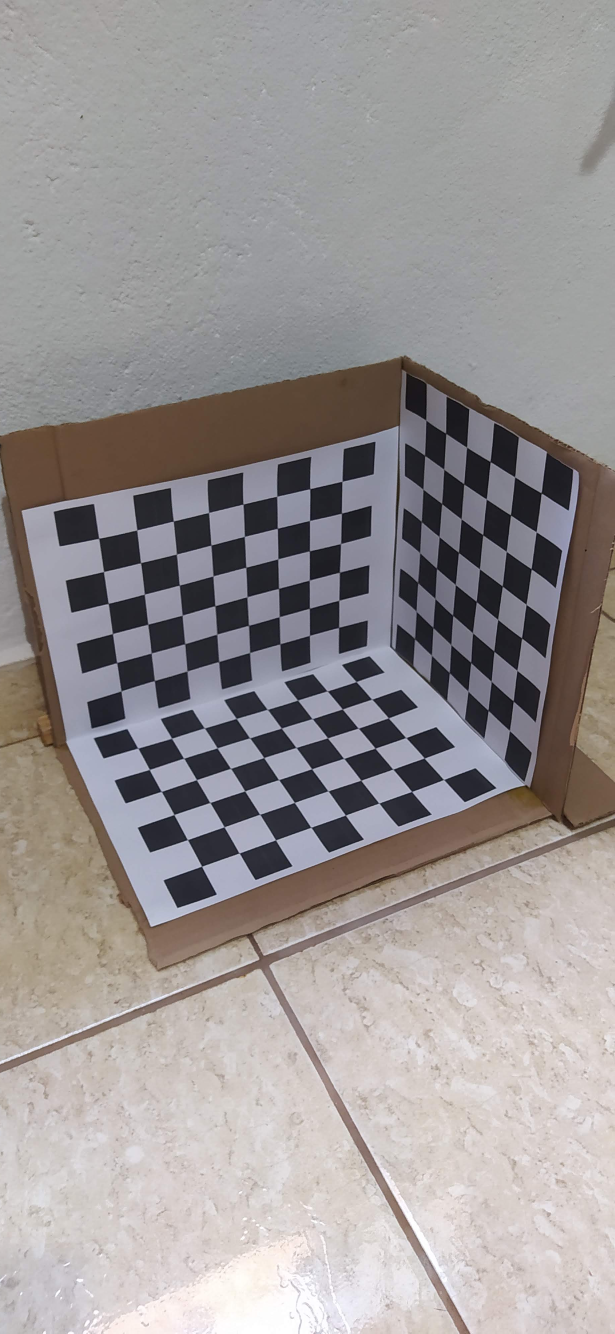
#> input picture Image1.jpg, 1844 x 4000 px (shown at 1/3 size); its folder holds only this picture in this run
$ python main.py
#> lines starting #> are read from the running program, lines starting #| are printed output that depends on the picture; long printed decimals are rounded
import cv2
import numpy as np
import os
import glob

CHECKERBOARD = (3, 3)
frameSize = (1844, 4000)

# termination criteria
criteria = (cv2.TERM_CRITERIA_EPS + cv2.TERM_CRITERIA_MAX_ITER, 30, 0.001)

objectp3d = np.zeros((CHECKERBOARD[0] * CHECKERBOARD[1], 3), np.float32)
objectp3d[:,:2] = np.mgrid[0:CHECKERBOARD[0], 0:CHECKERBOARD[1]].T.reshape(-1, 2)

# Arrays to store object point and images points from all images.
objpoints = [] # 3D point in real world space
imgpoints = [] # 2D points in image plane

prev_img_shape = None

images = glob.glob('*.jpg')

for filename in images:
    image = cv2.imread(filename)
#> image is the input picture: shape (4000, 1844, 3); mean B, G, R 149.5, 149.4, 154.3
    grayColor = cv2.cvtColor(image, cv2.COLOR_BGR2GRAY)
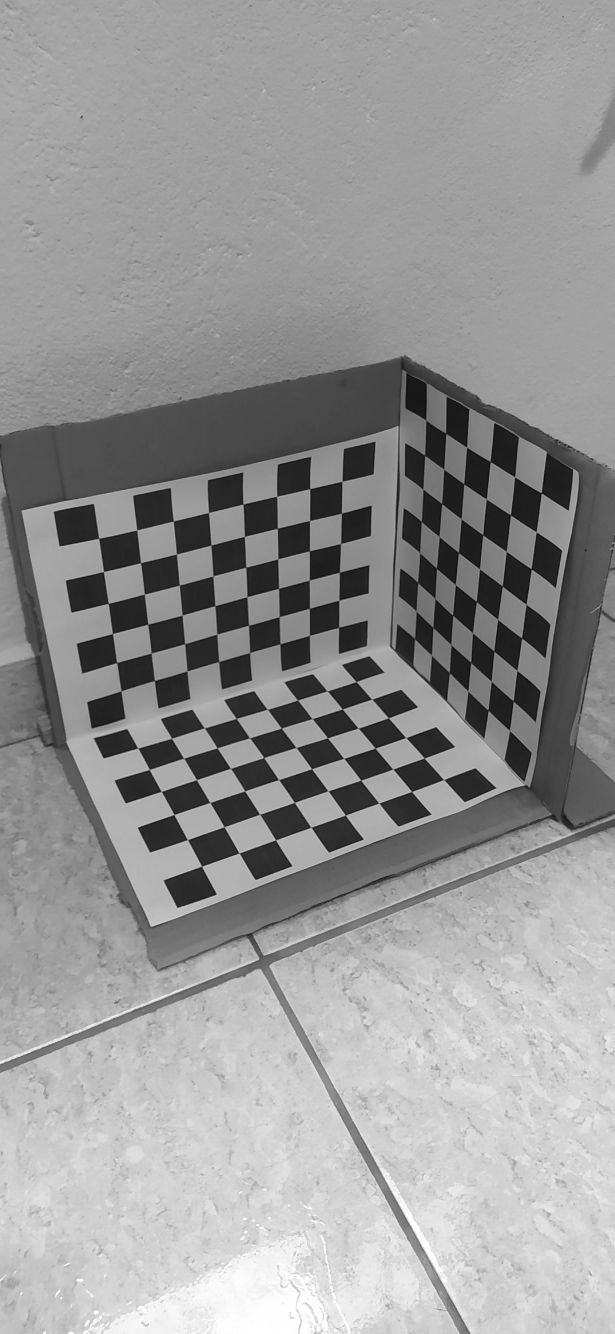
#> grayColor: shape (4000, 1844) (shown at 1/3 size); min 0, max 255, mean 150.8

    # find the chess board corners
    ret, corners = cv2.findChessboardCorners(grayColor, CHECKERBOARD, None)
#> ret = True; corners = [[733.2, 2372.4], [779.7, 2445.4], [826, 2519.8], [630.8, 2410.3], [671.8, 2480.6], [717.5, 2561.2], [522.5, 2444.5], [564.5, 2518.7], [607.3, 2600.9]]

    #If found, add object point, image point (after refining them)
    if ret == True:

        objpoints.append(objectp3d)
        corners2 = cv2.cornerSubPix(grayColor, corners, (11, 11), (-1, -1), criteria)
#> corners2 = [[735.2, 2373.7], [779.9, 2443.7], [827.5, 2520.5], [630.5, 2408.5], [673.1, 2481.4], [718.2, 2559.9], [522.8, 2444.6], [563.2, 2519.8], [605.7, 2599.5]]
        imgpoints.append(corners)

        #Draw and diplay corners
        cv2.drawChessboardCorners(image, CHECKERBOARD, corners2, ret)
        cv2.imshow('img', image)
        cv2.waitKey(1000)

cv2.destroyAllWindows()

########################## CALIBRATION ####################################################
ret, matrix, distortion, r_vecs, t_vecs = cv2.calibrateCamera(objpoints, imgpoints, frameSize, None, None)
#> ret = 0.223; matrix = [[3081.1, 0, 993], [0, 3607.7, 2058.8], [0, 0, 1]]; distortion = [[1.77, 14.54, 0.0331, 0.079, -674.5]]; r_vecs = ([-0.966, 0.55, 0.998],); t_vecs = ([-2.36, 2.41, 28.31],)

print(" Calibrated camera:")
print(ret)
#| 0.2232

print(" Camera matrix:")
print(matrix)
#| [[3.08110257e+03 0.00000000e+00 9.92995252e+02]
#|  [0.00000000e+00 3.60770754e+03 2.05877370e+03]
#|  [0.00000000e+00 0.00000000e+00 1.00000000e+00]]

print("\n Distortion coefficient:")
print(distortion)
#| [[ 1.77143818e+00  1.45356367e+01  3.31317002e-02  7.89768905e-02
#|   -6.74468428e+02]]

print("\n Rotation Vectors:")
print(r_vecs)
#| (array([[-0.9664],
#|        [ 0.5502],
#|        [ 0.9976]]),)

print("\n Translation Vectors:")
print(t_vecs)
#| (array([[-2.356],
#|        [ 2.412 ],
#|        [28.314]]),)

$ run again, on Image4.jpg
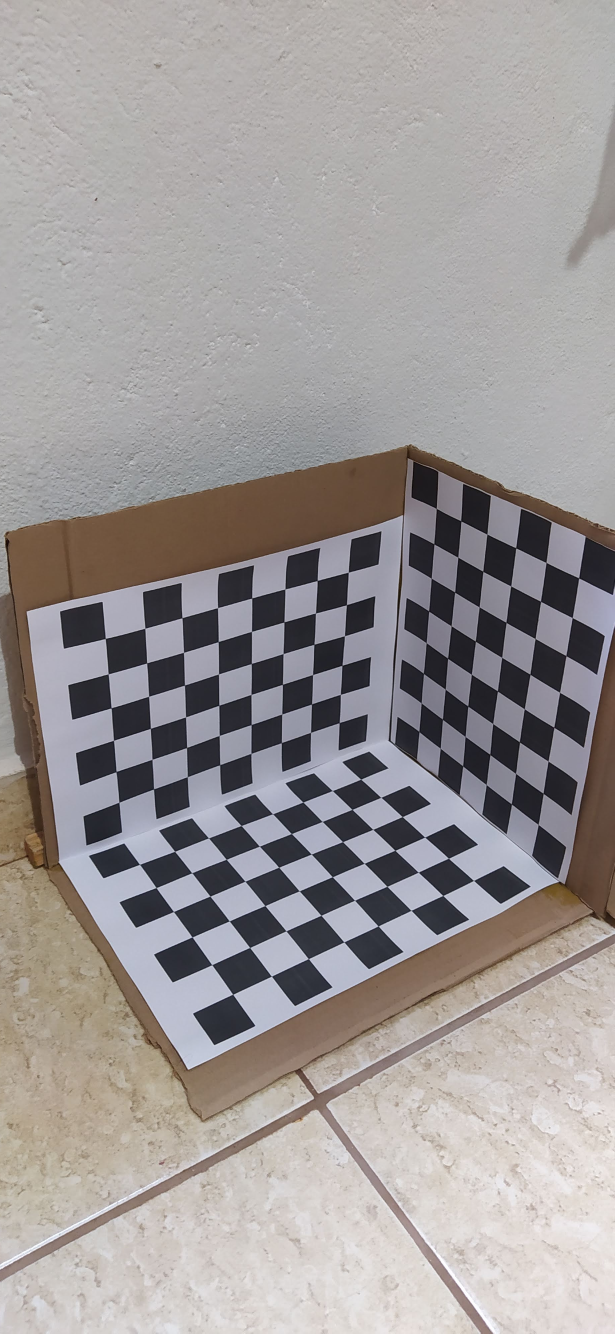
#> input picture Image4.jpg, 1844 x 4000 px (shown at 1/3 size)
#> image is the input picture: shape (4000, 1844, 3); mean B, G, R 151.8, 152.3, 157.2
#> `grayColor = cv2.cvtColor(image, cv2.COLOR_BGR2GRAY)`:
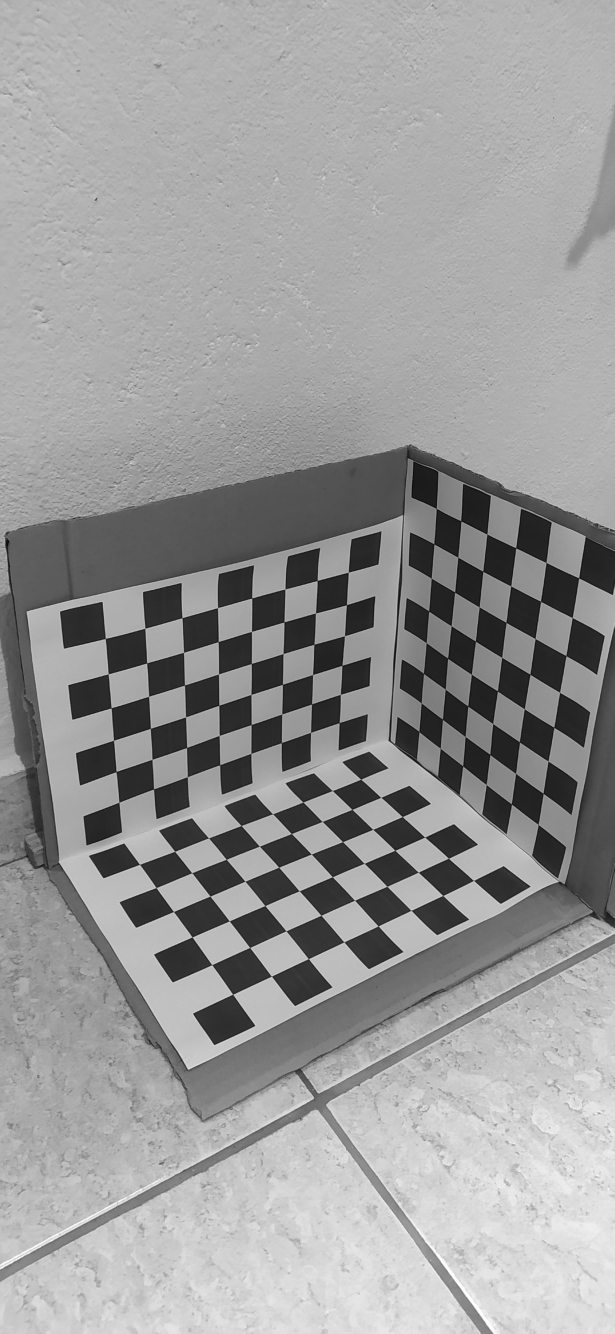
#> grayColor: shape (4000, 1844) (shown at 1/3 size); min 0, max 255, mean 153.7
#> `ret, corners = cv2.findChessboardCorners(grayColor, CHECKERBOARD, None)`: ret = True; corners = [[837.7, 2602.5], [899.1, 2673.5], [964.5, 2746.7], [735.8, 2644.6], [796.2, 2717.8], [859.2, 2793.4], [630.7, 2689.5], [689, 2763.5], [750.6, 2843.4]]
#> corners2 = [[837.1, 2602.7], [898.6, 2673.6], [963.9, 2746.9], [735.7, 2644.6], [795.7, 2717.8], [858.9, 2793.6], [630.8, 2689.4], [688.5, 2763.7], [750.1, 2843.5]]
#> `ret, matrix, distortion, r_vecs, t_vecs = cv2.calibrateCamera(objpoint..`: ret = 0.291; matrix = [[2722, 0, 817.4], [0, 2223.2, 1994.5], [0, 0, 1]]; distortion = [[2.54, -25.58, 0.00988, -0.0151, 87.77]]; r_vecs = ([-0.823, 0.457, 0.958],); t_vecs = ([0.192, 6.41, 25.51],)
#| 0.2909
#| [[2.72198305e+03 0.00000000e+00 8.17402738e+02]
#|  [0.00000000e+00 2.22315796e+03 1.99454744e+03]
#|  [0.00000000e+00 0.00000000e+00 1.00000000e+00]]
#| [[ 2.54182376e+00 -2.55844172e+01  9.88205172e-03 -1.51428167e-02
#|    8.77676804e+01]]
#| (array([[-0.8234],
#|        [ 0.457],
#|        [ 0.9584]]),)
#| (array([[ 0.1918],
#|        [ 6.411],
#|        [25.505]]),)

$ run again, on Image5.jpg
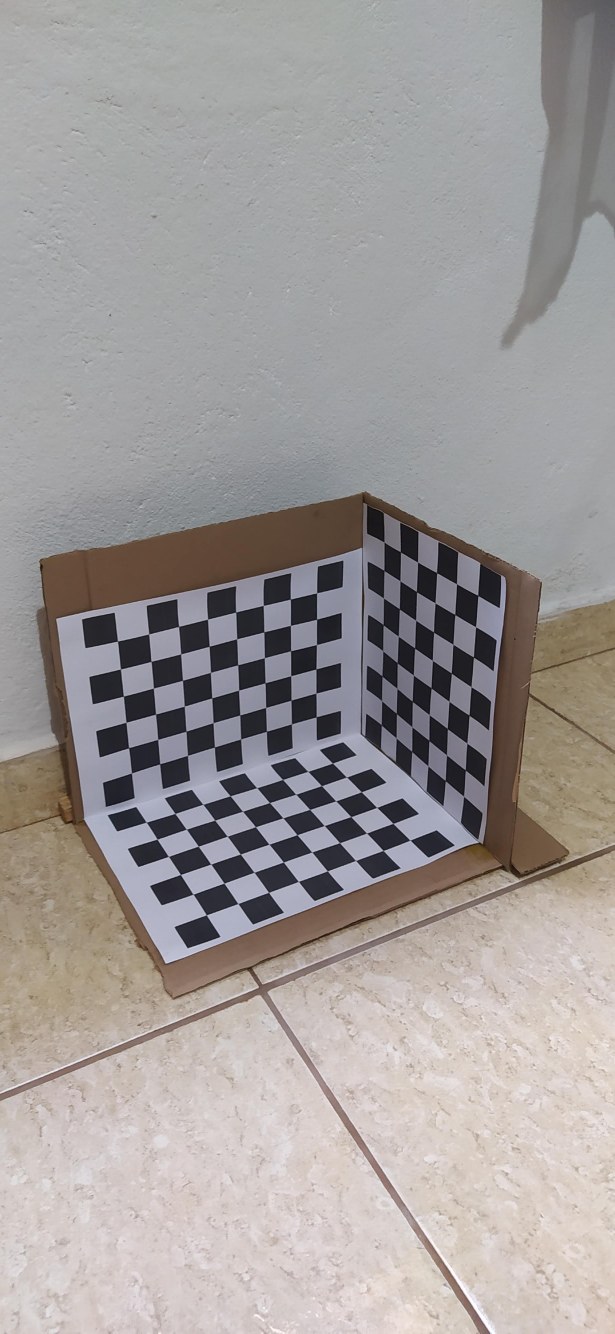
#> input picture Image5.jpg, 1844 x 4000 px (shown at 1/3 size)
#> image is the input picture: shape (4000, 1844, 3); mean B, G, R 154.1, 155.3, 160.3
#> `grayColor = cv2.cvtColor(image, cv2.COLOR_BGR2GRAY)`:
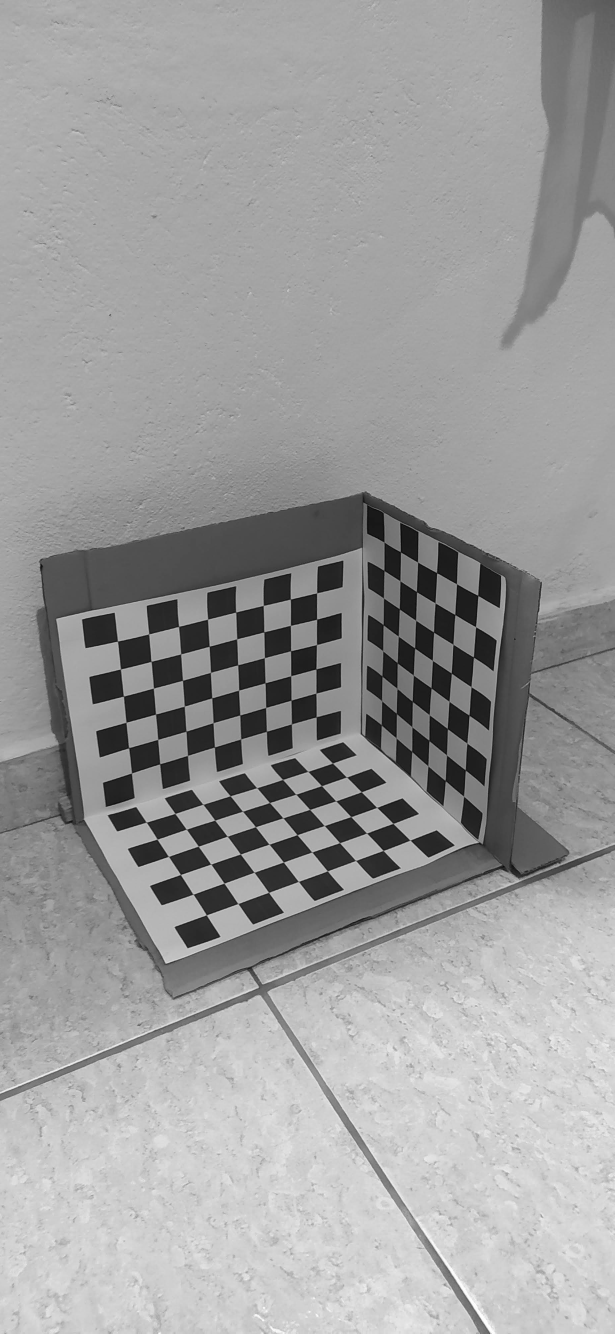
#> grayColor: shape (4000, 1844) (shown at 1/3 size); min 0, max 255, mean 156.6
#> `ret, corners = cv2.findChessboardCorners(grayColor, CHECKERBOARD, None)`: ret = True; corners = [[895.8, 2645.1], [807, 2677.6], [715, 2710.8], [852, 2586.6], [763.2, 2617.6], [673.5, 2650.1], [807.8, 2533.5], [722.1, 2562.3], [633.5, 2593.5]]
#> corners2 = [[896.1, 2645.2], [806.8, 2678.1], [714.7, 2711.6], [851.2, 2587.2], [763.3, 2617.8], [673.2, 2650.5], [808.1, 2533.6], [722.1, 2563.1], [633.5, 2593.3]]
#> `ret, matrix, distortion, r_vecs, t_vecs = cv2.calibrateCamera(objpoint..`: ret = 0.366; matrix = [[2934.7, 0, 921.7], [0, 2583, 2030.5], [0, 0, 1]]; distortion = [[-0.147, 11.07, -0.0213, 0.0182, -65.04]]; r_vecs = ([-0.311, 1.29, 2.36],); t_vecs = ([-0.284, 7.03, 29.54],)
#| 0.3663
#| [[2.93472861e+03 0.00000000e+00 9.21682566e+02]
#|  [0.00000000e+00 2.58296647e+03 2.03053674e+03]
#|  [0.00000000e+00 0.00000000e+00 1.00000000e+00]]
#| [[-1.46595829e-01  1.10725677e+01 -2.13167825e-02  1.82352592e-02
#|   -6.50392429e+01]]
#| (array([[-0.3114],
#|        [ 1.290],
#|        [ 2.359]]),)
#| (array([[-0.2844],
#|        [ 7.030],
#|        [29.539]]),)

$ run again, on Image6.jpg
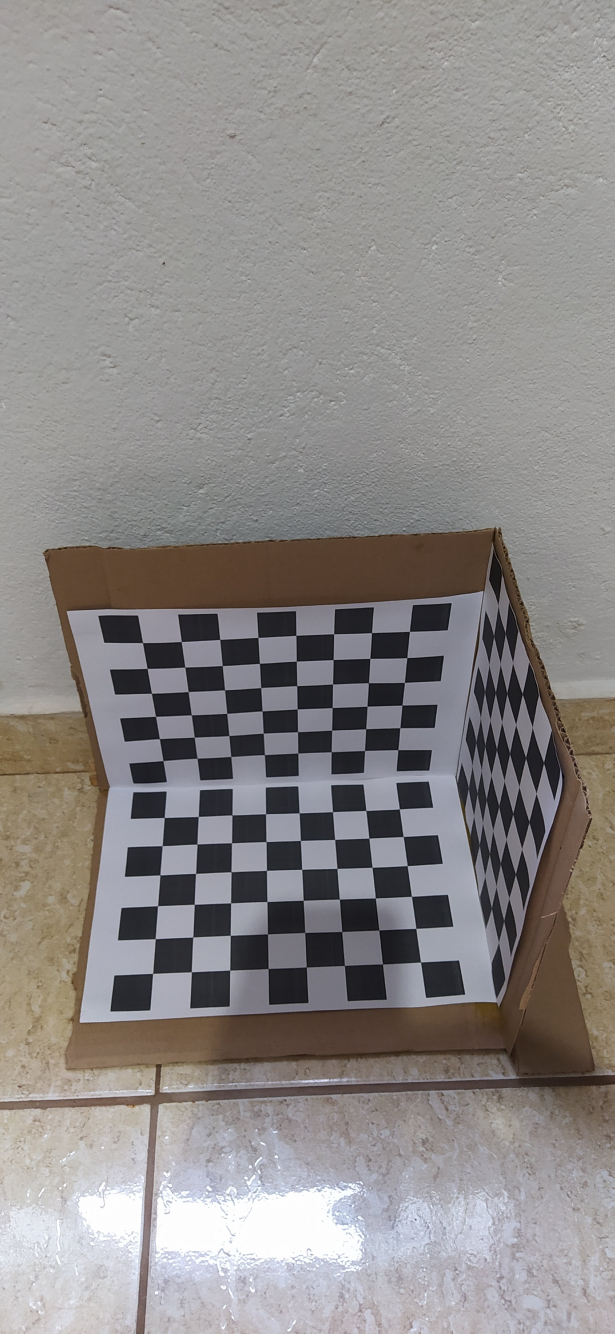
#> input picture Image6.jpg, 1844 x 4000 px (shown at 1/3 size)
#> image is the input picture: shape (4000, 1844, 3); mean B, G, R 135.5, 136.7, 140.4
#> `grayColor = cv2.cvtColor(image, cv2.COLOR_BGR2GRAY)`:
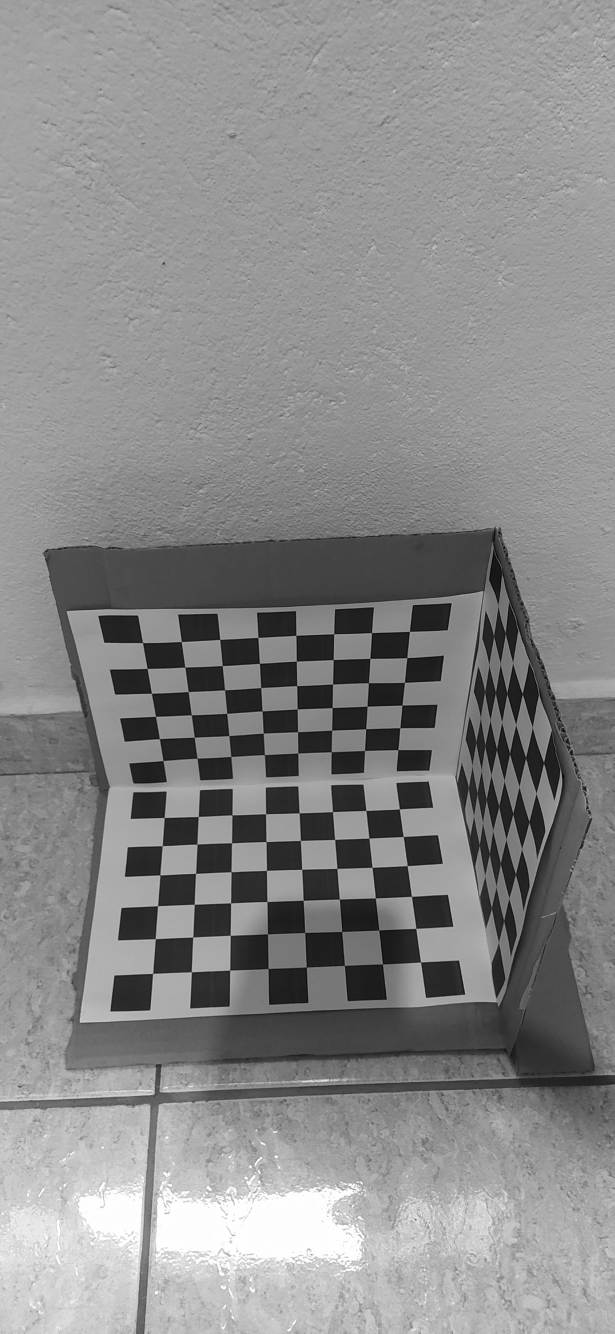
#> grayColor: shape (4000, 1844) (shown at 1/3 size); min 0, max 255, mean 137.7
#> `ret, corners = cv2.findChessboardCorners(grayColor, CHECKERBOARD, None)`: ret = True; corners = [[1547.6, 2173.3], [1578.6, 2273.8], [1610.5, 2379.5], [1530.8, 2262.3], [1557.9, 2360.4], [1586.7, 2466.8], [1513.2, 2340.9], [1539.2, 2442.6], [1567.4, 2547.7]]
#> corners2 = [[1548.1, 2174.7], [1577.7, 2274.6], [1609.2, 2380.5], [1529.8, 2261.3], [1557.7, 2360.7], [1587.7, 2466.3], [1513.4, 2342.2], [1539.6, 2442.1], [1565.9, 2547.5]]
#> `ret, matrix, distortion, r_vecs, t_vecs = cv2.calibrateCamera(objpoint..`: ret = 0.539; matrix = [[804.7, 0, 673.7], [0, 2655.9, 1975.4], [0, 0, 1]]; distortion = [[-0.0894, -0.106, 0.0234, 0.0685, 0.0489]]; r_vecs = ([0.692, 1.59, 0.473],); t_vecs = ([20.78, 1.03, 20.24],)
#| 0.5386
#| [[8.04731693e+02 0.00000000e+00 6.73705279e+02]
#|  [0.00000000e+00 2.65593088e+03 1.97536179e+03]
#|  [0.00000000e+00 0.00000000e+00 1.00000000e+00]]
#| [[-0.08942 -0.106  0.02337  0.06855  0.04887]]
#| (array([[0.692],
#|        [1.591],
#|        [0.4725]]),)
#| (array([[20.784],
#|        [ 1.032],
#|        [20.241]]),)
